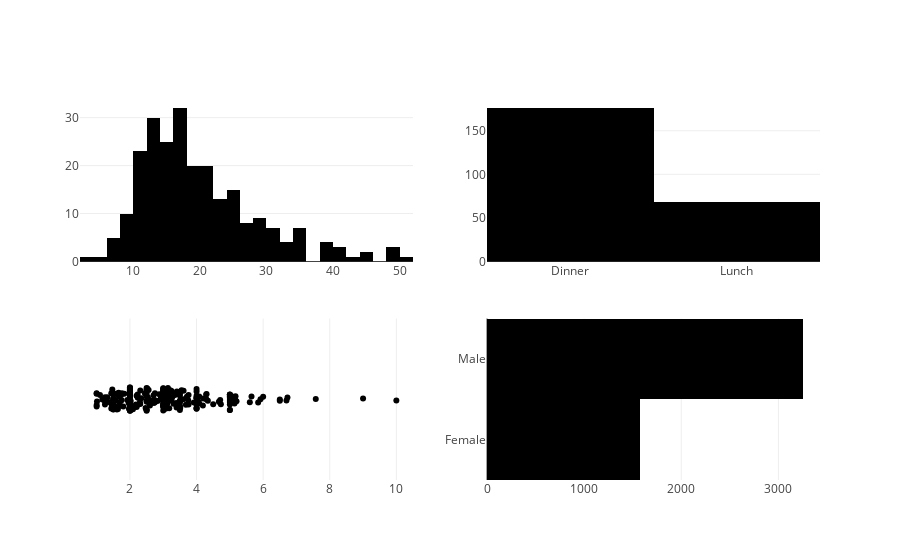

The notebook cell this image was saved under:
### Code cell
fig = make_subplots(rows=2 , cols=2)

fig.add_trace(px.histogram(data_frame=df , x = 'total_bill').data[0] , row = 1 , col = 1 )
fig.add_trace(px.histogram(data_frame=df , x = 'time').data[0] , row = 1 , col = 2 )
fig.add_trace(px.strip(data_frame=df , x = 'tip').data[0] , row = 2 , col = 1 )
fig.add_trace(px.histogram(data_frame=df , y = 'sex' , x='total_bill').data[0] , row = 2 , col = 2 )
fig.show()

### Figure 1 — Plotly figure (JSON) as saved in the notebook; plotly's stock layout.template omitted (floating-point values rounded to 4 significant figures; data arrays with more than 128 entries replaced by an {"elided": "..."} marker saying what was removed)
{"data": [{"alignmentgroup": "True", "bingroup": "x", "hovertemplate": "total_bill=%{x}<br>count=%{y}<extra></extra>", "legendgroup": "", "marker": {"color": "#000001", "pattern": {"shape": ""}}, "name": "", "offsetgroup": "", "orientation": "v", "showlegend": false, "type": "histogram", "x": {"elided": "244 float values"}, "xaxis": "x", "yaxis": "y"}, {"alignmentgroup": "True", "bingroup": "x", "hovertemplate": "time=%{x}<br>count=%{y}<extra></extra>", "legendgroup": "", "marker": {"color": "#000001", "pattern": {"shape": ""}}, "name": "", "offsetgroup": "", "orientation": "v", "showlegend": false, "type": "histogram", "x": {"elided": "244 str values"}, "xaxis": "x2", "yaxis": "y2"}, {"alignmentgroup": "True", "boxpoints": "all", "fillcolor": "rgba(255,255,255,0)", "hoveron": "points", "hovertemplate": "tip=%{x}<extra></extra>", "legendgroup": "", "line": {"color": "rgba(255,255,255,0)"}, "marker": {"color": "#000001"}, "name": "", "offsetgroup": "", "orientation": "h", "pointpos": 0, "showlegend": false, "type": "box", "x": {"elided": "244 float values"}, "x0": " ", "xaxis": "x3", "y0": " ", "yaxis": "y3"}, {"alignmentgroup": "True", "bingroup": "y", "histfunc": "sum", "hovertemplate": "sum of total_bill=%{x}<br>sex=%{y}<extra></extra>", "legendgroup": "", "marker": {"color": "#000001", "pattern": {"shape": ""}}, "name": "", "offsetgroup": "", "orientation": "h", "showlegend": false, "type": "histogram", "x": {"elided": "244 float values"}, "xaxis": "x4", "y": {"elided": "244 str values"}, "yaxis": "y4"}], "layout": {"autosize": true, "xaxis": {"anchor": "y", "autorange": true, "domain": [0, 0.45], "range": [2, 52], "type": "linear"}, "xaxis2": {"anchor": "y2", "autorange": true, "domain": [0.55, 1], "range": [-0.5, 1.5], "type": "category"}, "xaxis3": {"anchor": "y3", "autorange": true, "domain": [0, 0.45], "range": [0.5, 10.5], "type": "linear"}, "xaxis4": {"anchor": "y4", "autorange": true, "domain": [0.55, 1], "range": [0, 3428.0], "type": "linear"}, "yaxis": {"anchor": "x", "autorange": true, "domain": [0.575, 1], "range": [0, 33.68]}, "yaxis2": {"anchor": "x2", "autorange": true, "domain": [0.575, 1], "range": [0, 185.3]}, "yaxis3": {"anchor": "x3", "autorange": true, "domain": [0, 0.425], "range": [-0.5, 0.5], "type": "category"}, "yaxis4": {"anchor": "x4", "autorange": true, "domain": [0, 0.425], "range": [-0.5, 1.5], "type": "category"}}}
